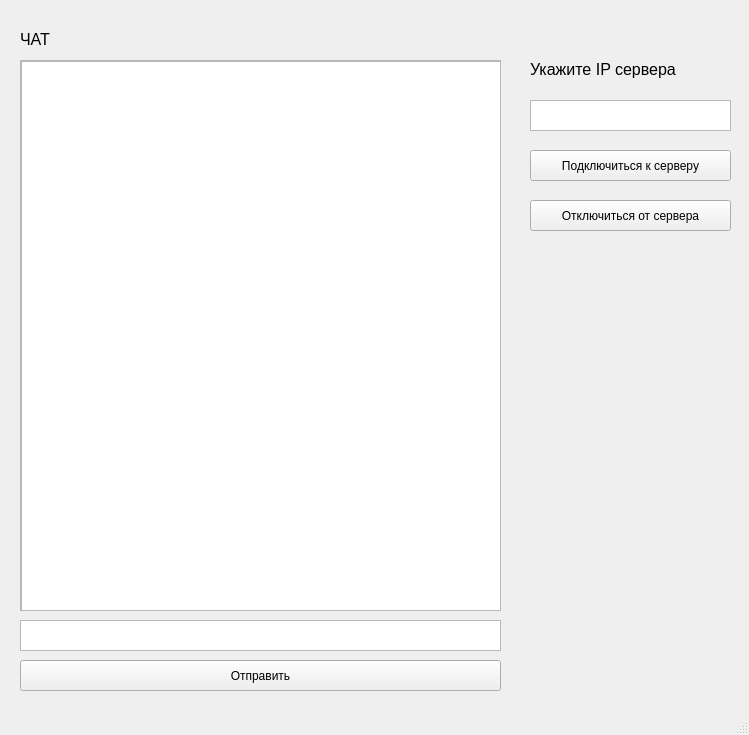
<?xml version="1.0" encoding="UTF-8"?>
<ui version="4.0">
 <class>MainWindow</class>
 <widget class="QMainWindow" name="MainWindow">
  <property name="geometry">
   <rect>
    <x>0</x>
    <y>0</y>
    <width>749</width>
    <height>735</height>
   </rect>
  </property>
  <property name="windowTitle">
   <string>MainWindow</string>
  </property>
  <widget class="QWidget" name="centralwidget">
   <widget class="QScrollArea" name="scrollArea">
    <property name="geometry">
     <rect>
      <x>20</x>
      <y>60</y>
      <width>481</width>
      <height>551</height>
     </rect>
    </property>
    <property name="widgetResizable">
     <bool>true</bool>
    </property>
    <widget class="QWidget" name="scrollAreaWidgetContents">
     <property name="geometry">
      <rect>
       <x>0</x>
       <y>0</y>
       <width>479</width>
       <height>549</height>
      </rect>
     </property>
     <widget class="QListWidget" name="Chat">
      <property name="geometry">
       <rect>
        <x>0</x>
        <y>0</y>
        <width>481</width>
        <height>551</height>
       </rect>
      </property>
     </widget>
    </widget>
   </widget>
   <widget class="QPushButton" name="pushMessage">
    <property name="geometry">
     <rect>
      <x>20</x>
      <y>660</y>
      <width>481</width>
      <height>31</height>
     </rect>
    </property>
    <property name="text">
     <string>Отправить</string>
    </property>
   </widget>
   <widget class="QLabel" name="label">
    <property name="geometry">
     <rect>
      <x>20</x>
      <y>30</y>
      <width>341</width>
      <height>16</height>
     </rect>
    </property>
    <property name="text">
     <string>&lt;html&gt;&lt;head/&gt;&lt;body&gt;&lt;p&gt;&lt;span style=&quot; font-size:12pt;&quot;&gt;                                         ЧАТ&lt;/span&gt;&lt;/p&gt;&lt;/body&gt;&lt;/html&gt;</string>
    </property>
   </widget>
   <widget class="QTextEdit" name="textEdit">
    <property name="geometry">
     <rect>
      <x>20</x>
      <y>620</y>
      <width>481</width>
      <height>31</height>
     </rect>
    </property>
   </widget>
   <widget class="QPushButton" name="pushButton_3">
    <property name="geometry">
     <rect>
      <x>-250</x>
      <y>200</y>
      <width>75</width>
      <height>23</height>
     </rect>
    </property>
    <property name="text">
     <string>PushButton</string>
    </property>
   </widget>
   <widget class="QTextEdit" name="IP">
    <property name="geometry">
     <rect>
      <x>530</x>
      <y>100</y>
      <width>201</width>
      <height>31</height>
     </rect>
    </property>
   </widget>
   <widget class="QPushButton" name="PortConnection">
    <property name="geometry">
     <rect>
      <x>530</x>
      <y>150</y>
      <width>201</width>
      <height>31</height>
     </rect>
    </property>
    <property name="text">
     <string>Подключиться к серверу</string>
    </property>
   </widget>
   <widget class="QLabel" name="label_5">
    <property name="geometry">
     <rect>
      <x>530</x>
      <y>60</y>
      <width>341</width>
      <height>51</height>
     </rect>
    </property>
    <property name="text">
     <string>&lt;html&gt;&lt;head/&gt;&lt;body&gt;&lt;p&gt;&lt;span style=&quot; font-size:12pt;&quot;&gt;Укажите IP сервера&lt;/span&gt;&lt;/p&gt;&lt;p&gt;&lt;br/&gt;&lt;/p&gt;&lt;/body&gt;&lt;/html&gt;</string>
    </property>
   </widget>
   <widget class="QPushButton" name="Disconnect">
    <property name="geometry">
     <rect>
      <x>530</x>
      <y>200</y>
      <width>201</width>
      <height>31</height>
     </rect>
    </property>
    <property name="text">
     <string>Отключиться от сервера</string>
    </property>
   </widget>
  </widget>
  <widget class="QMenuBar" name="menubar">
   <property name="geometry">
    <rect>
     <x>0</x>
     <y>0</y>
     <width>749</width>
     <height>21</height>
    </rect>
   </property>
  </widget>
  <widget class="QStatusBar" name="statusbar"/>
 </widget>
 <resources/>
 <connections/>
</ui>
